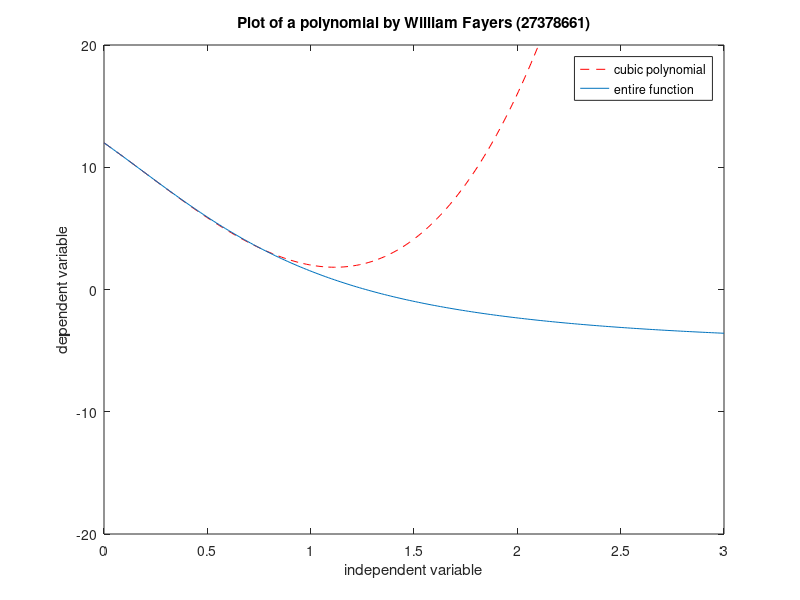

Recreate this plot in MATLAB.
% plot_functions.m

x = linspace(0,3,200); % Create a vector of 200 elements from 0 to 3
y = 12 - 12*x - 3*x.^2 + 5*x.^3; % Generate the cubic y from x
y2 = 6*sqrt(2) * (sqrt(1 + 1./(1 + x.^2)) + asin(1./(1 + x.^2)) - pi/2); % Define the second y values

plot(x,y,"r--"); % Plot x against y with a red dashed line
title("Plot of a polynomial by William Fayers (27378661)"); % Title the graph

hold on; % Hold the graph so you can plot another curve
plot(x,y2); % Plot the second function
hold off; % Stop holding the graph

xlabel("independent variable"); % Set the x-axis label
ylabel("dependent variable"); % Set the y-axis label

ylim([-20,20]); % Set the range of the y-axis to [-20, 20]

legend("cubic polynomial","entire function") % Create the legend